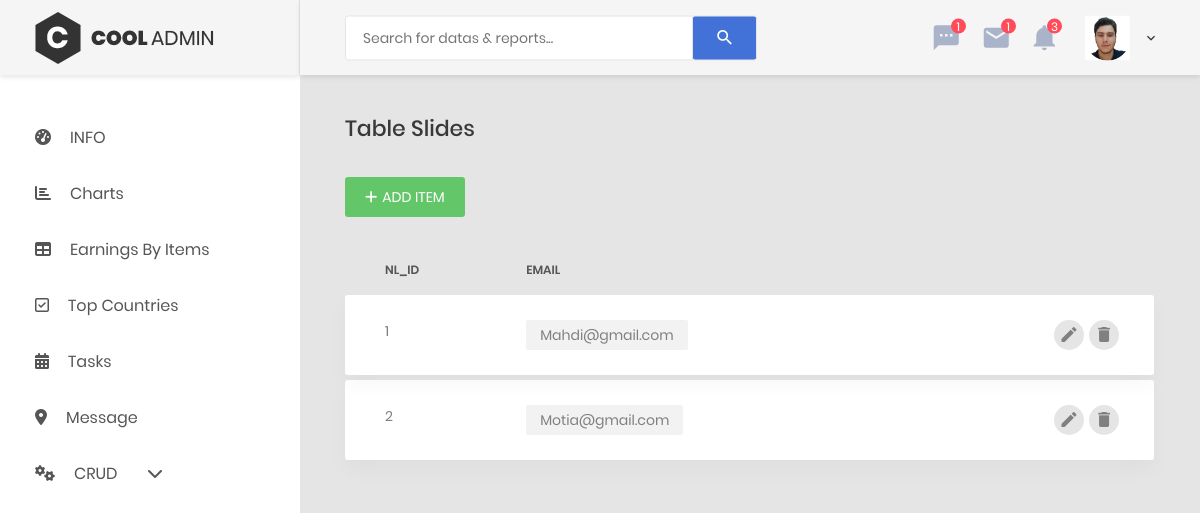
Page /Tools/Dashboard/DashNewsletter.php on the committed database.
### tables this page shows
CREATE TABLE IF NOT EXISTS `user` (
  `UserId` int(100) NOT NULL AUTO_INCREMENT,
  `Name` varchar(100) NOT NULL,
  `Email` varchar(100) NOT NULL,
  `Password` varchar(100) NOT NULL,
  `ImageName` varchar(255) NOT NULL,
  `Type` varchar(255) NOT NULL DEFAULT 'User',
  PRIMARY KEY (`UserId`)
);

CREATE TABLE IF NOT EXISTS `newsletter` (
  `NL_ID` int(255) NOT NULL AUTO_INCREMENT,
  `Email` varchar(255) NOT NULL,
  PRIMARY KEY (`NL_ID`)
);

### Tools/Dashboard/Connect.php (called while the page is built, shortened)
<?php
$serveur="localhost";
$utilisateur="root";
$mot_passe="";
$base_donnee="Garage";
$c=mysqli_connect($serveur,$utilisateur,$mot_passe) or die ("erreur de connexion au serveur");
mysqli_select_db($c, $base_donnee) or die(mysqli_error($c));
$sql2 = "SELECT * FROM user";
$result2 = mysqli_query($c, $sql2) or die(mysqli_error($c));
$row = mysqli_fetch_assoc($result2);
$Image = $row['ImageName'];
?>

### Tools/Dashboard/DashNewsletter.php (the view, shortened to what this page needs)
<?php
    include 'Connect.php';
    $sql = "SELECT NL_ID, Email FROM newsletter";
    $result = mysqli_query($c, $sql) or die(mysqli_error($c));
?>
<!DOCTYPE html>
<html lang="en">
<head>
    <link href="css/font-face.css" rel="stylesheet" media="all">
    <link href="vendor/font-awesome-4.7/css/font-awesome.min.css" rel="stylesheet" media="all">
    <link href="vendor/font-awesome-5/css/fontawesome-all.min.css" rel="stylesheet" media="all">
    <link href="vendor/mdi-font/css/material-design-iconic-font.min.css" rel="stylesheet" media="all">
    <link href="vendor/bootstrap-4.1/bootstrap.min.css" rel="stylesheet" media="all">
    <link href="vendor/animsition/animsition.min.css" rel="stylesheet" media="all">
    <link href="vendor/bootstrap-progressbar/bootstrap-progressbar-3.3.4.min.css" rel="stylesheet" media="all">
    <link href="vendor/wow/animate.css" rel="stylesheet" media="all">
    <link href="vendor/css-hamburgers/hamburgers.min.css" rel="stylesheet" media="all">
    <link href="vendor/slick/slick.css" rel="stylesheet" media="all">
    <link href="vendor/select2/select2.min.css" rel="stylesheet" media="all">
    <link href="vendor/perfect-scrollbar/perfect-scrollbar.css" rel="stylesheet" media="all">
    <link rel="stylesheet" href="https://cdnjs.cloudflare.com/ajax/libs/font-awesome/6.4.0/css/all.min.css">
    <link href="css/theme.css" rel="stylesheet" media="all">
    <link rel="stylesheet" href="popup/style.css">
</head>
<body class="animsition">
    <div class="page-wrapper">
        <?php include 'Navbar.php'; ?>
        <div class="page-container">
            <?php include 'Navbar_top.php'; ?>
            <div class="main-content">
                <div class="section__content section__content--p30">
                    <div class="container-fluid">
                        <div class="row">
                            <div class="col-md-12">
                                <h3 class="title-5 m-b-35">Table Slides</h3>
                                <div class="table-data__tool">
                                    <div class="table-data__tool-right">
                                        <button class="au-btn au-btn-icon au-btn--green au-btn--small" onclick="openPopup()">
                                            <i class="fa-solid fa-plus"></i>Add item
                                        </button>
                                    </div>
                                </div>
                                <div class="table-responsive table-responsive-data2">
                                    <table class="table table-data2">
                                        <thead>
                                            <tr>
                                                <th>NL_ID</th>
                                                <th>Email</th>
                                            </tr>
                                        </thead>
                                        <tbody>
                                        <?php while ($row = mysqli_fetch_assoc($result)) { ?>
                                            <tr class="tr-shadow">
                                                <td><?php echo $row['NL_ID']; ?></td>
                                                <td>
                                                    <span class="block-email"><?php echo $row['Email']; ?></span>
                                                </td>
                                                <td>
                                                    <div class="table-data-feature">
                                                    <button class="item" data-toggle="tooltip" data-placement="top" title="Edit" onclick="openPopupMOD()">
                                                            <i class="zmdi zmdi-edit"></i>
                                                        </button>
                                                        <form method="POST" action="popup/del/delNew.php" style="display: inline;">
                                                            <button type="submit" class="item" data-toggle="tooltip" data-placement="top" title="Delete">
                                                                <i class="zmdi zmdi-delete"></i>
                                                            </button>
                                                        </form>
                                                    </div>
                                                </td>
                                            </tr>
                                            <tr class="spacer"></tr>
                                        <?php } ?>
                                        </tbody>
                                    </table>
                                </div>
                            </div>
                        </div>
                    </div>
                </div>
            </div>
        </div>
    </div>
</body>
</html>

### Tools/Dashboard/Navbar_top.php (shortened to what this page needs)
<header class="header-desktop">
                <div class="section__content section__content--p30">
                    <div class="container-fluid">
                        <div class="header-wrap">
                            <form class="form-header" action="" method="POST">
                                <input class="au-input au-input--xl" type="text" name="search" placeholder="Search for datas &amp; reports..." />
                                <button class="au-btn--submit" type="submit">
                                    <i class="zmdi zmdi-search"></i>
                                </button>
                            </form>
                            <div class="header-button">
                                <div class="noti-wrap">
                                    <div class="noti__item js-item-menu">
                                        <i class="zmdi zmdi-comment-more"></i>
                                        <span class="quantity">1</span>
                                    </div>
                                    <div class="noti__item js-item-menu">
                                        <i class="zmdi zmdi-email"></i>
                                        <span class="quantity">1</span>
                                    </div>
                                    <div class="noti__item js-item-menu">
                                        <i class="zmdi zmdi-notifications"></i>
                                        <span class="quantity">3</span>
                                    </div>
                                </div>
                                <div class="account-wrap">
                                    <div class="account-item clearfix js-item-menu">
                                        <div class="image">
                                            <img src="../../src/images/<?php echo $Image; ?>" alt="John Doe" />
                                        </div>
                                        <div class="content">
                                            <a class="js-acc-btn" href="#"><?php echo ($_SESSION['username']) ?></a>
                                        </div>
                                    </div>
                                </div>
                            </div>
                        </div>
                    </div>
                </div>
            </header>

### rows in the picture
user: ImageName (picture)
newsletter: NL_ID "1", Email "Mahdi@gmail.com"
newsletter: NL_ID "2", Email "Motia@gmail.com"
